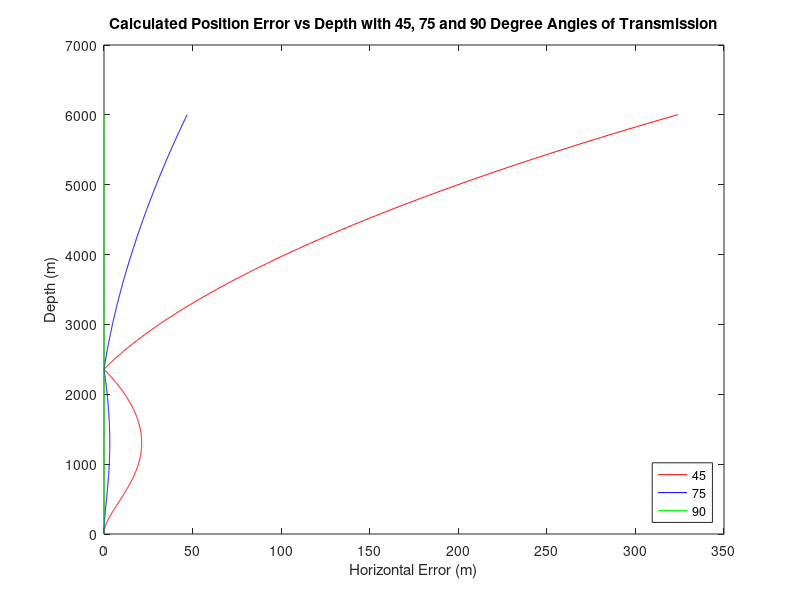

Recreate this plot in MATLAB.
clear variables
load plotstuff

figure
plot(plotstuff(:,1),plotstuff(:,2),'r', plotstuff(1:622,3), plotstuff(1:622,4),'b', plotstuff(1:602,5), plotstuff(1:602,6),'g')
title('Calculated Position Error vs Depth with 45, 75 and 90 Degree Angles of Transmission')
xlabel('Horizontal Error (m)')
ylabel('Depth (m)')
legend('45', '75', '90', 'location', 'southeast')